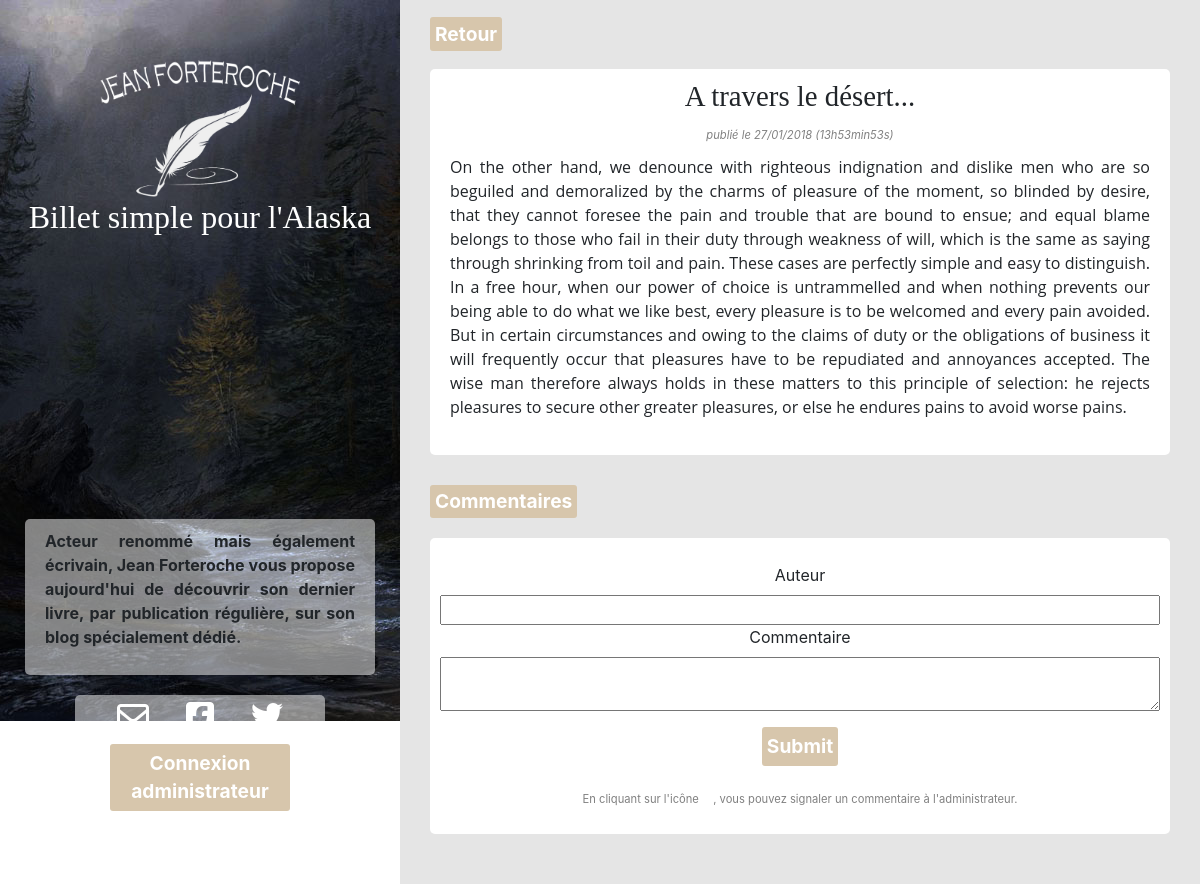
The app's page /index.php?action=post&id=12 with its own data.
### tables this page shows
CREATE TABLE `posts` (
  `id` int(11) NOT NULL,
  `title` varchar(255) NOT NULL,
  `content` text NOT NULL,
  `creation_date` datetime NOT NULL
);

### controler/frontend.php (called while the page is built, shortened)
<?php
require_once('./model/PostManager.php');
class FrontendControler
{
	public function post($postId, $signalised = false) {
		$postManager = new \Kldr\Blog\Model\PostManager();
		$post = $postManager->getPost($postId);
		require('./view/frontend/postView.php');
	}
}

### model/PostManager.php (called while the page is built, shortened)
<?php
class PostManager extends Manager
{
    public function getPost($postId) {
        $db = $this->dbConnect();
        $req = $db->prepare('SELECT id, title, content, DATE_FORMAT(creation_date, \'%d/%m/%Y (%Hh%imin%ss)\') AS creation_date FROM posts WHERE id = ?');
        $req->execute(array($postId));
        $post = $req->fetch();
        return $post;
    }
}

### view/frontend/postView.php (the view, shortened to what this page needs)
<a href="index.php" class="buttonStyle">Retour</a>
<?php
if(!empty($post)) {
?>
    <div class="news">
        <h3><?php echo htmlspecialchars($post['title']); ?></h3>
        <i class="smallInfosText">publié le <?php echo htmlspecialchars($post['creation_date']); ?> </i>
        <?php echo nl2br($post['content']); ?>
    </div>
<?php
} else {
    echo "<p>Ce billet n'existe pas !</p>";
}
?>
<h2>Commentaires</h2>
<div id="commentDisplay">
    <form action="index.php?action=addComment&amp;id=<?php echo htmlspecialchars($post['id']); ?>" method="post" id="formComment">
        <label for="author">Auteur</label><br />
        <input type="text" id="author" name="author" />
        <label for="comment">Commentaire</label><br />
        <textarea id="comment" name="comment"></textarea>
        <input type="submit" class="buttonStyle" />
    </form>
    <p class="smallInfosText">En cliquant sur l'icône <i class="fa fa-exclamation-circle" aria-hidden="true"></i>, vous pouvez signaler un commentaire à l'administrateur.</p>
</div>
<?php require('./view/template.php'); ?>

### public/css/style.css (style rules this page uses)
#content h2, .buttonStyle { background-color: #d7c6ac; border-radius: 3px; width: fit-content; padding: 5px; font-size: 1.2em; margin: 10px 30px; color: white; font-weight: bold; border: none; }
#content h3 { font-family: Copperplate Gothic; font-size: 1.8em; }
.smallInfosText { color: grey; font-size: 0.7em; }
.news, #commentDisplay { margin: 20px 30px 30px; background-color: white; border-radius: 5px; padding: 10px; text-align: center; }
.news h3 { font-size: 0.9em; text-align: center; }
.news p { text-align: justify; padding: 10px; }
.fa-exclamation-circle { color: white; }
#formComment { margin: 15px 0; }
#author, #comment { width: 100%; }

### records on screen
posts: title "A travers le désert...", content "On the other hand, we denounce with righteous indignation and dislike men who are so beguiled and demoralized by the charms of pleasure of the moment, so blinded by desire, that they cannot foresee the pain and trouble that are bound to ensue; and equal blame belongs to those who fail in their duty through weakness of will, which is the same as saying through shrinking from toil and pain. These cases are perfectly simple and easy to distinguish. In a free hour, when our power of choice is untrammelled and when nothing prevents our being able to do what we like best, every pleasure is to be welcomed and every pain avoided. But in certain circumstances and owing to the claims of duty or the…"

### other values on screen
$post['creation_date'] "27/01/2018 (13h53min53s)"
